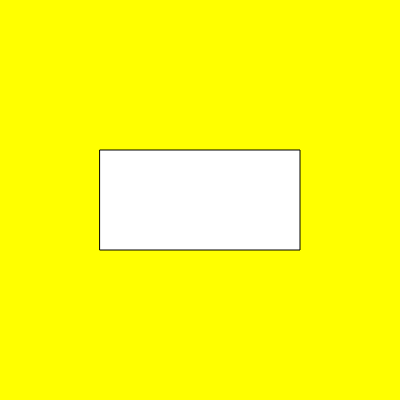
Frame 1 (no input)
Frame 60 (no input): identical to frame 1, image omitted
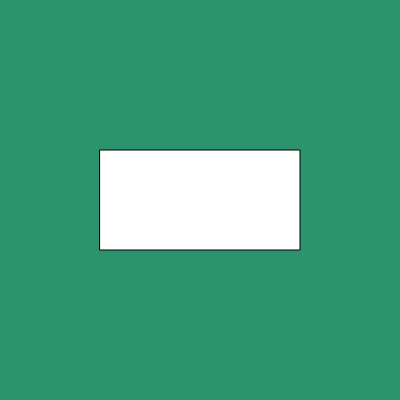
Frame 120 (the mouse pressed at the canvas centre since frame 60)

The p5.js sketch that drew these frames (run headless with seeded random() and noise() and a simulated clock; from frame 60 on, the mouse is pressed at the canvas centre):

// p5.js sketch
// ── sketch.js
function setup() {
  createCanvas(400, 400);
  rectMode(CENTER) ;
}

function draw() {
  background(220);
  rect(width/2, height/2, 200, 100) ;
    if (mouseIsPressed) {
    background('#2D936C');
  } else {
    background("yellow");
  }

  rect(width / 2, height / 2, 200, 100);
}
